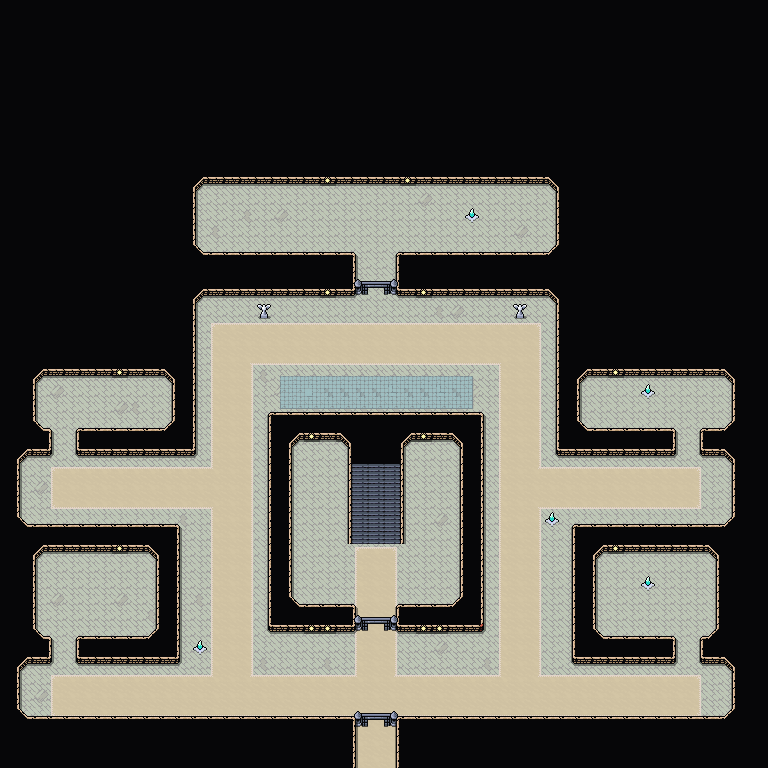

This is a level from a 2D game, rendered from its Tiled map with the project's own tilesets. A one-line summary and the map file follow, with tile-layer data summarised:
An orthogonal 48x48 tile map with 16x16 px tiles, 5 tile layers (Background, Floor, Ground, Foreground, ...), 4 tilesets and 23 objects.

<map version="1.10" tiledversion="1.11.2" orientation="orthogonal" renderorder="right-down" width="48" height="48" tilewidth="16" tileheight="16" infinite="0" nextlayerid="7" nextobjectid="87">
 <editorsettings>
  <export target="wastetown..tmx" format="tmx" />
 </editorsettings>
 <properties>
  <property name="dungeonEffect">{"startBattleWithCardInCommandZone": [ "Akroma's Presence" ]
}</property>
  <property name="respawnEnemies" type="bool" value="true" />
 </properties>
 <tileset firstgid="1" source="../../../tileset/main.tsx" />
 <tileset firstgid="10113" source="../../../tileset/buildings.tsx" />
 <tileset firstgid="11905" source="../../../../../Innistrad/maps/tileset/INN_dungen_crawler_tileset.tsx" />
 <tileset firstgid="24193" source="../../../tileset/dungeon/dungeon_bis.tsx" />
 <layer id="1" name="Background" width="48" height="48">
  <data>[2304 cells, 2304 non-empty, 4 distinct tile ids]</data>
 </layer>
 <layer id="6" name="Floor" width="48" height="48">
  <data>[2304 cells, 393 non-empty, 13 distinct tile ids]</data>
 </layer>
 <layer id="2" name="Ground" width="48" height="48">
  <data>[2304 cells, 85 non-empty, 20 distinct tile ids]</data>
 </layer>
 <layer id="3" name="Foreground" width="48" height="48">
  <properties>
   <property name="spriteLayer" type="bool" value="true" />
  </properties>
  <data>[2304 cells, 1669 non-empty, 17 distinct tile ids]</data>
 </layer>
 <layer id="5" name="AboveSprites" width="48" height="48">
  <data>[2304 cells, 23 non-empty, 4 distinct tile ids]</data>
 </layer>
 <objectgroup id="4" name="Objects">
  <!-- 23 objects omitted --></objectgroup>
</map>
<!-- 23 of 23 objects omitted -->
